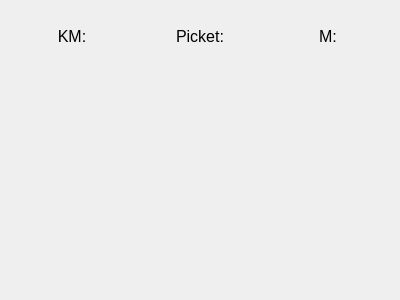
<?xml version="1.0" encoding="UTF-8"?>
<ui version="4.0">
 <class>TrackMarksRussianSelector</class>
 <widget class="QWidget" name="TrackMarksRussianSelector">
  <property name="geometry">
   <rect>
    <x>0</x>
    <y>0</y>
    <width>400</width>
    <height>300</height>
   </rect>
  </property>
  <property name="windowTitle">
   <string>Form</string>
  </property>
  <layout class="QHBoxLayout" name="horizontalLayout">
   <item>
    <layout class="QGridLayout" name="gridLayout">
     <property name="bottomMargin">
      <number>5</number>
     </property>
     <property name="horizontalSpacing">
      <number>6</number>
     </property>
     <property name="verticalSpacing">
      <number>1</number>
     </property>
     <item row="0" column="0">
      <widget class="QLabel" name="kmLabel_2">
       <property name="maximumSize">
        <size>
         <width>16777215</width>
         <height>50</height>
        </size>
       </property>
       <property name="font">
        <font>
         <pointsize>12</pointsize>
        </font>
       </property>
       <property name="autoFillBackground">
        <bool>false</bool>
       </property>
       <property name="frameShape">
        <enum>QFrame::NoFrame</enum>
       </property>
       <property name="text">
        <string>KM:</string>
       </property>
       <property name="alignment">
        <set>Qt::AlignCenter</set>
       </property>
      </widget>
     </item>
     <item row="0" column="1">
      <widget class="QLabel" name="picketLabel_2">
       <property name="maximumSize">
        <size>
         <width>16777215</width>
         <height>50</height>
        </size>
       </property>
       <property name="font">
        <font>
         <pointsize>12</pointsize>
        </font>
       </property>
       <property name="autoFillBackground">
        <bool>false</bool>
       </property>
       <property name="frameShape">
        <enum>QFrame::NoFrame</enum>
       </property>
       <property name="text">
        <string>Picket:</string>
       </property>
       <property name="alignment">
        <set>Qt::AlignCenter</set>
       </property>
      </widget>
     </item>
     <item row="1" column="0">
      <widget class="SpinBoxNumber" name="kmSpinBox" native="true">
       <property name="sizePolicy">
        <sizepolicy hsizetype="Minimum" vsizetype="Preferred">
         <horstretch>0</horstretch>
         <verstretch>0</verstretch>
        </sizepolicy>
       </property>
       <property name="minimumSize">
        <size>
         <width>0</width>
         <height>40</height>
        </size>
       </property>
       <property name="font">
        <font>
         <pointsize>18</pointsize>
        </font>
       </property>
      </widget>
     </item>
     <item row="1" column="1">
      <widget class="SpinBoxNumber" name="picketSpinBox" native="true">
       <property name="sizePolicy">
        <sizepolicy hsizetype="Minimum" vsizetype="Preferred">
         <horstretch>0</horstretch>
         <verstretch>0</verstretch>
        </sizepolicy>
       </property>
       <property name="minimumSize">
        <size>
         <width>0</width>
         <height>40</height>
        </size>
       </property>
       <property name="font">
        <font>
         <pointsize>18</pointsize>
        </font>
       </property>
      </widget>
     </item>
     <item row="0" column="2">
      <widget class="QLabel" name="mLabel">
       <property name="maximumSize">
        <size>
         <width>16777215</width>
         <height>50</height>
        </size>
       </property>
       <property name="font">
        <font>
         <pointsize>12</pointsize>
        </font>
       </property>
       <property name="autoFillBackground">
        <bool>false</bool>
       </property>
       <property name="frameShape">
        <enum>QFrame::NoFrame</enum>
       </property>
       <property name="text">
        <string>M:</string>
       </property>
       <property name="alignment">
        <set>Qt::AlignCenter</set>
       </property>
      </widget>
     </item>
     <item row="1" column="2">
      <widget class="SpinBoxNumber" name="mSpinBox" native="true">
       <property name="sizePolicy">
        <sizepolicy hsizetype="Minimum" vsizetype="Preferred">
         <horstretch>0</horstretch>
         <verstretch>0</verstretch>
        </sizepolicy>
       </property>
       <property name="minimumSize">
        <size>
         <width>0</width>
         <height>40</height>
        </size>
       </property>
       <property name="font">
        <font>
         <pointsize>18</pointsize>
        </font>
       </property>
      </widget>
     </item>
    </layout>
   </item>
  </layout>
 </widget>
 <customwidgets>
  <customwidget>
   <class>SpinBoxNumber</class>
   <extends>QWidget</extends>
   <header>spinboxnumber.h</header>
   <container>1</container>
  </customwidget>
 </customwidgets>
 <resources/>
 <connections/>
</ui>
